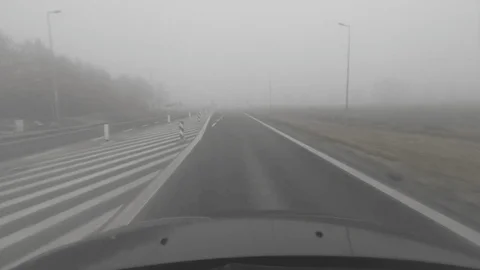
#> input picture My_Test/1 (1).png, 480 x 270 px; its folder holds only this picture in this run
$ python color_texture_lab.py
#> lines starting #> are read from the running program, lines starting #| are printed output that depends on the picture
# Part 2 / Creative idea 3 - Mean-Shift segmentation in CIE Lab
#
# Different from Part 1.6 (Gabor + K-Means). Mean-Shift doesn't need a
# preset cluster count - it finds them automatically. We do this in Lab
# color space so distances match how the eye sees colors. Then we
# quantize with K-Means just for clean visualization.

import os, glob, cv2, numpy as np

INPUT_DIR = "/Users/jenilkathrotiya/Downloads/rgb_anon_trainvaltest/rgb_anon"
PER_WEATHER = 5

OUT_DIR = os.path.join(os.path.dirname(__file__), "Color_Texture_Images")
os.makedirs(OUT_DIR, exist_ok=True)


def find_images():
    images = []
    for cond in ["fog", "night", "rain", "snow"]:
        files = sorted(glob.glob(f"{INPUT_DIR}/{cond}/train/*/*_rgb_anon.png"))
        for f in files[:PER_WEATHER]:
            images.append((f, cond))
    if images:
        return images
    my_test = os.path.join(os.path.dirname(__file__), "..", "..", "..", "My_Test")
    return [(f, "test") for f in sorted(glob.glob(os.path.join(my_test, "*.png")))]


images = find_images()
print(f"Processing {len(images)} images")

for path, cond in images:
    name = cond + "__" + os.path.splitext(os.path.basename(path))[0]
    bgr = cv2.imread(path)
#> bgr is the input picture: shape (270, 480, 3); mean B, G, R 136, 137, 137.2

    # Mean-shift in Lab space
    lab = cv2.cvtColor(bgr, cv2.COLOR_BGR2LAB)
#> lab: shape (270, 480, 3); mean of channels 0, 1, 2 144.5, 127.9, 128.5
    ms = cv2.pyrMeanShiftFiltering(lab, sp=15, sr=25, maxLevel=2)
#> ms: shape (270, 480, 3); mean of channels 0, 1, 2 144.5, 128, 128.6
    ms_bgr = cv2.cvtColor(ms, cv2.COLOR_LAB2BGR)

    # Quantize the result down to 8 colors so regions are clear
    Z = ms_bgr.reshape(-1, 3).astype(np.float32)
    crit = (cv2.TERM_CRITERIA_EPS + cv2.TERM_CRITERIA_MAX_ITER, 20, 1.0)
    _, labels, centers = cv2.kmeans(Z, 8, None, crit, attempts=3,
                                    flags=cv2.KMEANS_PP_CENTERS)
#> centers = [[105.5, 108.8, 110.6], [181.6, 181.6, 181.6], [124.3, 125.5, 126.5], [48.33, 48.49, 48.36], [197.1, 197.1, 197.1], [91.35, 91.58, 91.68], [163.3, 163.7, 163.8], [137.6, 138.8, 139.6]]
    quant = centers[labels.flatten()].astype(np.uint8).reshape(bgr.shape)
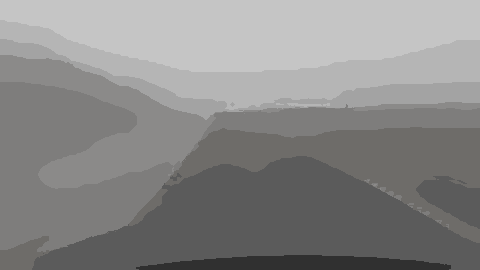
#> quant: shape (270, 480, 3); mean B, G, R 135.8, 136.5, 137

    side = np.hstack([bgr, ms_bgr, quant])
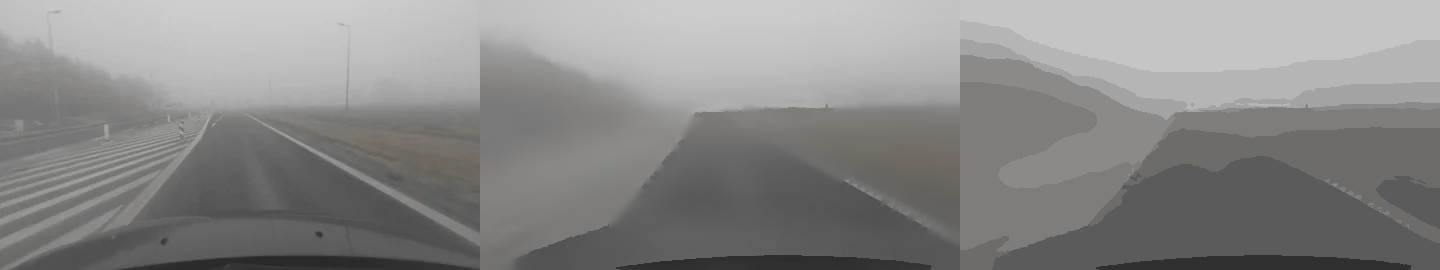
#> side: shape (270, 1440, 3); mean B, G, R 136, 136.8, 137.2
    cv2.imwrite(f"{OUT_DIR}/{name}__source_meanshift_quant.png", side)

    print(f"  done: {os.path.basename(path)}")

print(f"\nSaved to {OUT_DIR}")
